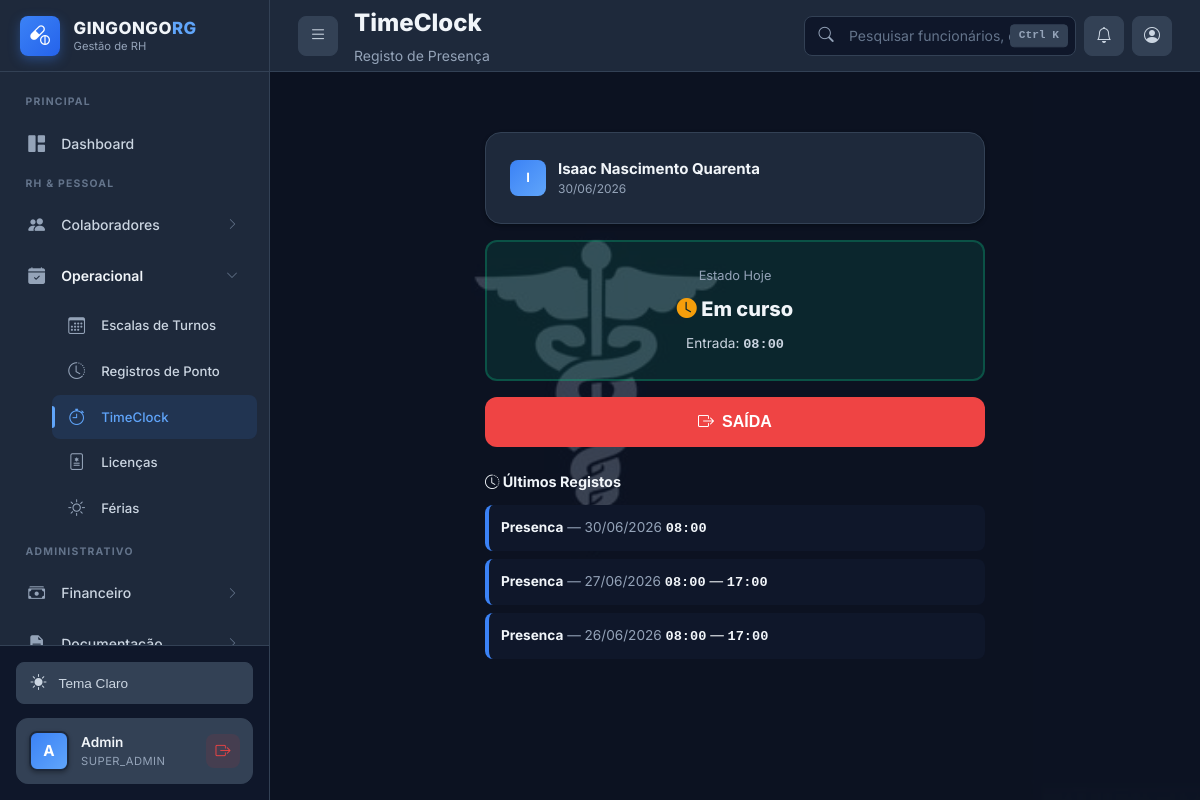
/timeclock.php (signed in), run on the app's committed database.
### tables this page shows
CREATE TABLE IF NOT EXISTS funcionarios (
    id INT AUTO_INCREMENT PRIMARY KEY,
    nome_completo VARCHAR(200) NOT NULL,
    bi VARCHAR(30) NOT NULL UNIQUE,
    data_nascimento DATE NOT NULL,
    sexo ENUM('M', 'F', 'Outro') NOT NULL,
    telefone VARCHAR(20),
    email VARCHAR(100),
    endereco TEXT,

     
    departamento_id INT NOT NULL,
    cargo_id INT NOT NULL,
    data_admissao DATE NOT NULL,
    data_demissao DATE NULL,
    tipo_contrato ENUM('Tempo_Indeterminado', 'Tempo_Determinado', 'Estagio', 'Temporario') DEFAULT 'Tempo_Indeterminado',
    status ENUM('ativo', 'ferias', 'afastado', 'demitido') DEFAULT 'ativo',

     
    salario_atual DECIMAL(10, 2) NOT NULL,
    banco VARCHAR(100),
    agencia VARCHAR(20),
    conta VARCHAR(30),
    iban VARCHAR(50) NULL,
    nif_angolano VARCHAR(20) NULL,
    foto VARCHAR(500) NULL,
    
     
    usuario_id INT NULL,
    
     
    created_at TIMESTAMP DEFAULT CURRENT_TIMESTAMP,
    updated_at TIMESTAMP DEFAULT CURRENT_TIMESTAMP ON UPDATE CURRENT_TIMESTAMP,
    
     
    FOREIGN KEY (departamento_id) REFERENCES departamentos(id) ON DELETE RESTRICT,
    FOREIGN KEY (cargo_id) REFERENCES cargos(id) ON DELETE RESTRICT,
    FOREIGN KEY (usuario_id) REFERENCES usuarios(id) ON DELETE SET NULL,
    
     
    INDEX idx_bi (bi),
    INDEX idx_nome (nome_completo),
    INDEX idx_status (status),
    INDEX idx_departamento (departamento_id),
    INDEX idx_cargo (cargo_id),
    INDEX idx_data_admissao (data_admissao)
);

CREATE TABLE IF NOT EXISTS usuarios (
    id INT AUTO_INCREMENT PRIMARY KEY,
    username VARCHAR(50) NOT NULL UNIQUE,
    password_hash VARCHAR(255) NOT NULL,
    nome VARCHAR(200) NULL,
    email VARCHAR(100) NULL,
    foto VARCHAR(500) NULL,
    tipo_acesso ENUM('super_admin', 'admin', 'gestor_rh', 'funcionario_rh', 'lider_farmaceutico', 'funcionario') NOT NULL DEFAULT 'funcionario',
    ativo BOOLEAN DEFAULT TRUE,
    ultimo_login TIMESTAMP NULL,
    created_at TIMESTAMP DEFAULT CURRENT_TIMESTAMP,
    updated_at TIMESTAMP DEFAULT CURRENT_TIMESTAMP ON UPDATE CURRENT_TIMESTAMP,
    INDEX idx_username (username),
    INDEX idx_tipo_acesso (tipo_acesso),
    INDEX idx_ativo (ativo)
);

CREATE TABLE IF NOT EXISTS registros_ponto (
    id INT AUTO_INCREMENT PRIMARY KEY,
    funcionario_id INT NOT NULL,
    data DATE NOT NULL,
    hora_entrada TIME,
    hora_saida TIME,
    tipo ENUM('presenca', 'falta_justificada', 'falta_injustificada', 'atestado', 'ferias') DEFAULT 'presenca',
    justificativa TEXT,
    horas_trabalhadas DECIMAL(4, 2) AS (
        CASE 
            WHEN hora_entrada IS NOT NULL AND hora_saida IS NOT NULL 
            THEN TIMESTAMPDIFF(MINUTE, hora_entrada, hora_saida) / 60.0
            ELSE 0
        END
    ) STORED,
    
    created_at TIMESTAMP DEFAULT CURRENT_TIMESTAMP,
    updated_at TIMESTAMP DEFAULT CURRENT_TIMESTAMP ON UPDATE CURRENT_TIMESTAMP,
    
    FOREIGN KEY (funcionario_id) REFERENCES funcionarios(id) ON DELETE CASCADE,
    
    UNIQUE KEY unique_funcionario_data (funcionario_id, data),
    INDEX idx_data (data),
    INDEX idx_tipo (tipo),
    INDEX idx_funcionario_data (funcionario_id, data)
);

### public/timeclock.php (the view, shortened to what this page needs)
<?php
$auth = new Auth();
$auth->requireAuth();
$userId = $auth->getUserId();
$db = Database::getInstance()->getConnection();
$stmt = $db->prepare("SELECT f.*, u.id as user_id, u.tipo_acesso FROM funcionarios f JOIN usuarios u ON f.usuario_id = u.id WHERE u.id = ?");
$stmt->execute([$userId]);
$employee = $stmt->fetch();
$today = date('Y-m-d');
$stmt = $db->prepare("SELECT * FROM registros_ponto WHERE funcionario_id = ? AND data = ?");
$stmt->execute([$employee['id'], $today]);
$todayRecord = $stmt->fetch();
$stmt = $db->prepare("SELECT * FROM registros_ponto WHERE funcionario_id = ? ORDER BY data DESC, hora_entrada DESC LIMIT 5");
$stmt->execute([$employee['id']]);
$recent_logs = $stmt->fetchAll();
?>
<!DOCTYPE html>
<html lang="pt-BR">
<head>
    <link rel="stylesheet" href="https://cdn.jsdelivr.net/npm/bootstrap-icons@1.11.3/font/bootstrap-icons.min.css">
    <link rel="stylesheet" href="css/style-2026.css">
</head>
<body class="dashboard-body">
    <div class="app-wrapper">
        <?php include 'includes/sidebar.php'; ?>
        <div class="main-area" id="mainArea">
            <?php include 'includes/topbar.php'; ?>
            <div class="content-body">
                <div class="tc-container">
                    <div class="card mb-3">
                        <div class="card-body">
                            <div style="display: flex; align-items: center; gap: 0.75rem;">
                                <div class="user-avatar-sm"><?php echo strtoupper(substr($employee['nome_completo'], 0, 1)); ?></div>
                                <div>
                                    <strong><?php echo htmlspecialchars($employee['nome_completo']); ?></strong>
                                    <div style="font-size: 0.75rem; color: var(--text-muted);"><?php echo date('d/m/Y'); ?></div>
                                </div>
                            </div>
                        </div>
                    </div>
                    <?php if ($todayRecord): ?>
                        <div class="tc-status <?php echo $todayRecord['hora_saida'] ? 'saida' : 'entrada'; ?>">
                            <div style="font-size: 0.8rem; color: var(--text-muted); margin-bottom: 0.5rem;">Estado Hoje</div>
                            <div style="font-size: 1.25rem; font-weight: 800;">
                                <?php if ($todayRecord['hora_saida']): ?>
                                    <i class="bi bi-check-circle-fill" style="color: var(--success);"></i>
                                    Jornada Completa
                                <?php else: ?>
                                    <i class="bi bi-clock-fill" style="color: var(--warning);"></i>
                                    Em curso
                                <?php endif; ?>
                            </div>
                            <div style="font-size: 0.85rem; margin-top: 0.5rem; color: var(--text-secondary);">
                                Entrada: <span class="tc-log-time"><?php echo date('H:i', strtotime($todayRecord['hora_entrada'])); ?></span>
                            </div>
                        </div>
                    <?php endif; ?>
                    <?php if (!$todayRecord || (!$todayRecord['hora_entrada'])): ?>
                        <button class="tc-btn entrada" id="btnEntrada" onclick="baterPonto('entrada')">
                            <i class="bi bi-box-arrow-in-right"></i> ENTRADA
                        </button>
                    <?php elseif (!$todayRecord['hora_saida']): ?>
                        <button class="tc-btn saida" id="btnSaida" onclick="baterPonto('saida')">
                            <i class="bi bi-box-arrow-right"></i> SAÍDA
                        </button>
                    <?php else: ?>
                        <button class="tc-btn entrada" disabled>
                            <i class="bi bi-check-circle"></i> PONTO REGISTADO HOJE
                        </button>
                    <?php endif; ?>
                    <?php if (!empty($recent_logs)): ?>
                        <h4 style="font-size: 0.9rem; font-weight: 700; margin: 1.5rem 0 0.75rem;"><i class="bi bi-clock-history"></i> Últimos Registos</h4>
                        <?php foreach ($recent_logs as $log): ?>
                            <div class="tc-log">
                                <strong><?php echo htmlspecialchars(ucfirst($log['tipo'])); ?></strong>
                                <span style="color: var(--text-muted);"> — <?php echo date('d/m/Y', strtotime($log['data'])); ?></span>
                                <span class="tc-log-time"><?php echo date('H:i', strtotime($log['hora_entrada'])); ?></span>
                                <?php if ($log['hora_saida']): ?>
                                    <span> — </span>
                                    <span class="tc-log-time"><?php echo date('H:i', strtotime($log['hora_saida'])); ?></span>
                                <?php endif; ?>
                            </div>
                        <?php endforeach; ?>
                    <?php endif; ?>
                </div>
            </div>
        </div>
    </div>
</body>
</html>

### public/includes/sidebar.php (shortened to what this page needs)
<?php
if (!isset($user)) {
    if (isset($_SESSION['username'])) {
        $user = [
            'username' => $_SESSION['username'],
            'role' => $_SESSION['tipo_acesso'] ?? 'funcionario',
            'id' => $_SESSION['user_id'] ?? null
        ];
    } else {
        $user = [
            'username' => 'Visitante',
            'role' => 'funcionario',
            'id' => null
        ];
    }
}
$currentPage = basename($_SERVER['PHP_SELF']);
$isAdmin = ($user['role'] !== 'funcionario');
function rg_is_active($page) {
    global $currentPage;
    return $currentPage === $page ? 'active' : '';
}
function rg_is_sub_active($pages) {
    global $currentPage;
    return in_array($currentPage, (array)$pages);
}
?>
<aside class="sidebar" id="sidebar">
    <div class="sidebar-header">
<div class="logo-mark">
    <i class="bi bi-capsule-pill"></i>
</div>
        <div class="logo-text">
            <span class="brand">GINGONGO<span class="brand-accent">RG</span></span>
            <span class="tagline">Gestão de RH</span>
        </div>
    </div>
    <nav class="sidebar-nav">
        <ul style="list-style:none; padding:0; margin:0;">
            <?php if ($isAdmin): ?>
            <li class="nav-section">
                <span class="nav-label">Principal</span>
            </li>
            <li class="nav-item <?php echo rg_is_active('dashboard.php'); ?>">
                <a href="dashboard.php" class="nav-link">
                    <i class="bi bi-grid-1x2-fill"></i>
                    <span class="nav-text">Dashboard</span>
                </a>
            </li>
            <li class="nav-section">
                <span class="nav-label">RH & Pessoal</span>
            </li>
            <li class="nav-item has-submenu <?php echo rg_is_sub_active(['funcionarios.php', 'departamentos.php', 'cargos.php', 'usuarios.php', 'admissao.php', 'editar_funcionario.php']) ? 'expanded' : ''; ?>">
                <a href="#" class="nav-link">
                    <i class="bi bi-people-fill"></i>
                    <span class="nav-text">Colaboradores</span>
                    <i class="bi bi-chevron-right nav-arrow"></i>
                </a>
            </li>
            <li class="nav-item has-submenu <?php echo rg_is_sub_active(['escalas.php', 'pontos.php', 'licencas.php', 'ferias.php', 'advertencias.php', 'timeclock.php']) ? 'expanded' : ''; ?>">
                <a href="#" class="nav-link">
                    <i class="bi bi-calendar-check-fill"></i>
                    <span class="nav-text">Operacional</span>
                    <i class="bi bi-chevron-right nav-arrow"></i>
                </a>
                <ul class="submenu">
                    <li class="nav-item"><a href="escalas.php" class="nav-link <?php echo rg_is_active('escalas.php'); ?>"><i class="bi bi-calendar3"></i><span class="nav-text">Escalas de Turnos</span></a></li>
                    <li class="nav-item"><a href="pontos.php" class="nav-link <?php echo rg_is_active('pontos.php'); ?>"><i class="bi bi-clock-history"></i><span class="nav-text">Registros de Ponto</span></a></li>
                    <li class="nav-item"><a href="timeclock.php" class="nav-link <?php echo rg_is_active('timeclock.php'); ?>"><i class="bi bi-stopwatch"></i><span class="nav-text">TimeClock</span></a></li>
                    <li class="nav-item"><a href="licencas.php" class="nav-link <?php echo rg_is_active('licencas.php'); ?>"><i class="bi bi-file-medical"></i><span class="nav-text">Licenças</span></a></li>
                    <li class="nav-item"><a href="ferias.php" class="nav-link <?php echo rg_is_active('ferias.php'); ?>"><i class="bi bi-sun"></i><span class="nav-text">Férias</span></a></li>
                </ul>
            </li>
            <li class="nav-section">
                <span class="nav-label">Administrativo</span>
            </li>
            <li class="nav-item has-submenu <?php echo rg_is_sub_active(['folha.php', 'beneficios.php', 'recibo_salario.php']) ? 'expanded' : ''; ?>">
                <a href="#" class="nav-link">
                    <i class="bi bi-cash-stack"></i>
                    <span class="nav-text">Financeiro</span>
                    <i class="bi bi-chevron-right nav-arrow"></i>
                </a>
            </li>
            <li class="nav-item has-submenu <?php echo rg_is_sub_active(['documentos.php', 'comunicados.php', 'uniformes.php']) ? 'expanded' : ''; ?>">
                <a href="#" class="nav-link">
                    <i class="bi bi-file-earmark-text-fill"></i>
                    <span class="nav-text">Documentação</span>
                    <i class="bi bi-chevron-right nav-arrow"></i>
                </a>
            </li>
            <?php endif; ?>
        </ul>
    </nav>
    <div class="sidebar-footer">
        <button id="themeToggle" class="theme-toggle" title="Alternar tema">
            <i class="bi bi-sun-fill"></i>
            <span class="theme-text">Tema Claro</span>
        </button>
        <div class="user-card">
            <div class="user-avatar">
                <?php echo strtoupper(substr($user['username'], 0, 1)); ?>
            </div>
            <div class="user-info">
                <div class="user-name"><?php echo htmlspecialchars(ucfirst($user['username'])); ?></div>
                <div class="user-role"><?php echo htmlspecialchars($user['role']); ?></div>
            </div>
            <a href="logout.php" class="user-logout" title="Sair">
                <i class="bi bi-box-arrow-right"></i>
            </a>
        </div>
    </div>
</aside>

### public/timeclock.php (style rules this page uses)
.tc-container { max-width: 500px; margin: 2rem auto; }
.tc-status { padding: 1.5rem; border-radius: var(--radius); text-align: center; margin-bottom: 1rem; }
.tc-status.entrada { background: var(--success-soft); border: 2px solid rgba(16,185,129,0.3); }
.tc-btn { width: 100%; padding: 1rem; font-size: 1rem; font-weight: 700; border: none; border-radius: var(--radius); cursor: pointer; transition: var(--transition); margin-bottom: 0.5rem; display: flex; align-items: center; justify-content: center; gap: 0.5rem; }
.tc-btn.saida { background: var(--danger); color: #fff; }
.tc-log { padding: 0.75rem; margin-bottom: 0.5rem; background: var(--bg-body); border-left: 4px solid var(--primary); border-radius: var(--radius-sm); font-size: 0.85rem; }
.tc-log-time { font-family: var(--font-mono); font-weight: 600; }

### data on the page
funcionarios: usuario.tipo_acesso "SUPER_ADMIN", nome_completo "I", nome_completo "Isaac Nascimento Quarenta"
registros_ponto: hora_entrada "08:00", tipo "Presenca", data "30/06/2026"
registros_ponto: tipo "Presenca", data "27/06/2026", hora_entrada "08:00", hora_saida "17:00"
registros_ponto: tipo "Presenca", data "26/06/2026", hora_entrada "08:00", hora_saida "17:00"

### other printed values
substr($user['username'], 0, 1) "A"
$user['username'] "Admin"
$pageTitle "TimeClock"
$pageSubtitle "Registo de Presença"
